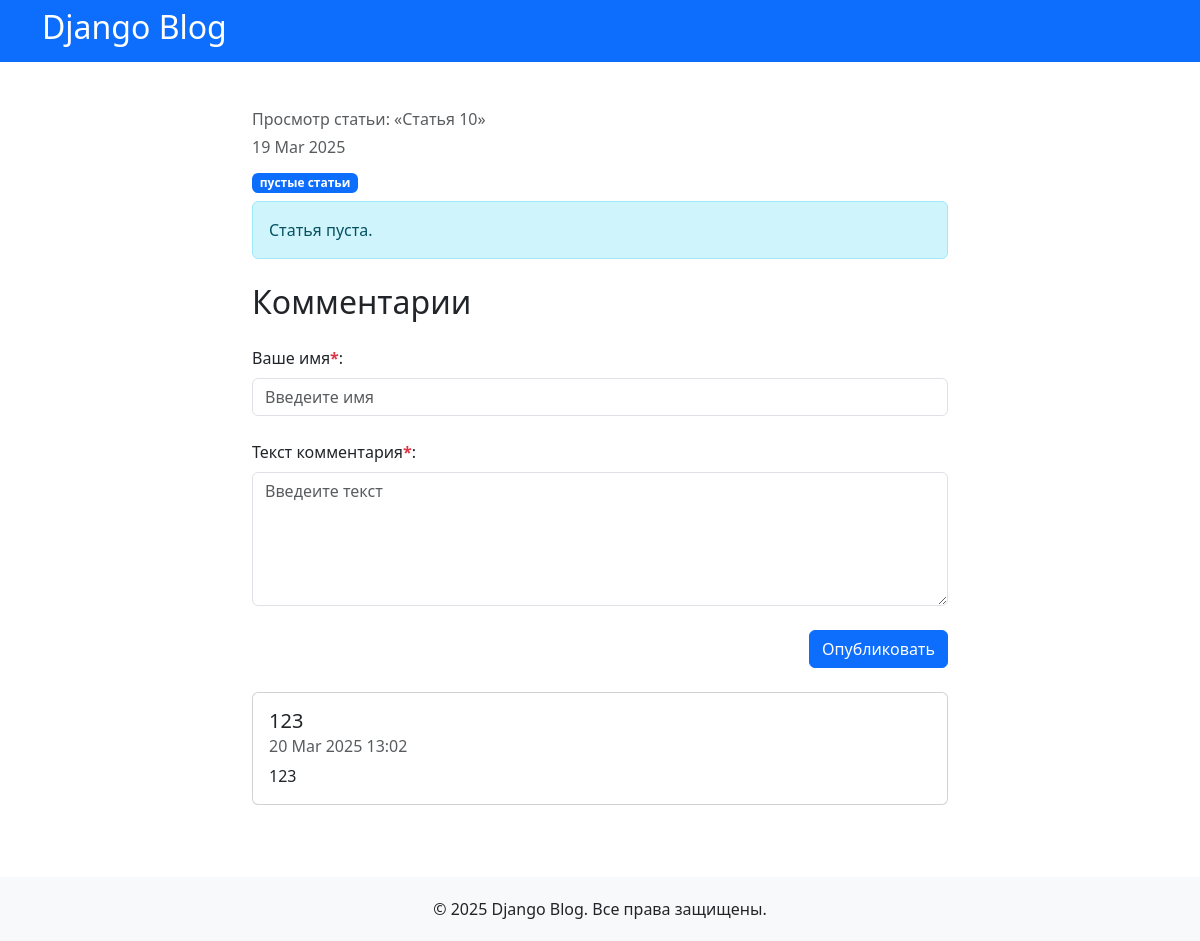
The app's page /article/10 with its own data.
### blog/models.py (models this page shows, shortened)
class Article(models.Model):
  id = models.AutoField(primary_key=True)
  position = models.IntegerField(blank=True, default=0)
  create_at = models.DateTimeField(auto_now_add=True, blank=True, null=False)
  title = models.CharField(max_length=150, null=False, default="[Title not set]")
  category_list_json = models.CharField(max_length=1000, null=False, default="[]")
  avatar = models.CharField(max_length=200, blank=True, null=True, default=None)
  content_html = models.FileField(upload_to='articles', null=True, blank=False)
  content_preview = models.CharField(max_length=200, blank=True)
  is_visible = models.BooleanField(null=False, default=True)
  __content_html_text__ = None
  @property
  def content_html_text(self):
    if self.__content_html_text__:
      return self.__content_html_text__
    if self.content_html:
      with open(self.content_html.path, 'r', encoding='utf-8') as f:
        self.__content_html_text__ = f.read()
        return self.__content_html_text__
    return None

class Comment(models.Model):
  article = models.ForeignKey(Article, on_delete=models.CASCADE, related_name='comments')
  send_at = models.DateTimeField(auto_now_add=True, blank=True, null=False)
  sender_name = models.CharField(max_length=150, null=False, default="[Anonim]")
  text = models.CharField(max_length=1000, null=False, default="[Text not set]")
  is_visible = models.BooleanField(null=False, default=True)

### blog/views.py (the view)
# urls.py: path('article/<int:id>', views.article, name='article'),
def article(request, id):
  try:
    found_article = Article.objects.get(id=id)
    comments = found_article.comments.filter(is_visible=True).order_by('-send_at')
  except:
    found_article = None
    comments = None
  if request.method == 'POST':
    form = CommentForm(request.POST)
    if form.is_valid():
      new_comment = form.save(commit=False)
      new_comment.article = found_article
      new_comment.send_at = datetime.datetime.now()
      new_comment.save()
  else:
    form = CommentForm()
  categories = json.loads(found_article.category_list_json) if found_article else None
  context = {'article': found_article, 'comments': comments, 'form': form, 'categories': categories}
  return render(request, 'blog/article-view.html', context)

### blog/forms.py
class CommentForm(forms.ModelForm):
  class Meta:
    model = Comment
    fields = ['sender_name', 'text']

### blog/templates/blog/article-view.html (shortened to what this page needs)
{% extends 'blog/base.html' %}
{% block content %}
<div class="article-container container my-5" style="max-width: 720px;">
  {% if article %}
    <h6 class="card-subtitle mb-2 text-muted">Просмотр статьи: «{{ article.title }}»</h6>
    <h6 class="card-subtitle mb-3 text-muted">{{ article.create_at|date:"d M Y" }}</h6>
    {% if categories %}
      <div class="d-flex flex-row mb-2">
        {% for cat in categories %}
          <span class="badge text-bg-primary">{{ cat }}</span>
        {% endfor %}
      </div>
    {% endif %}
    {% if article.content_html_text %}
      {{ article.content_html_text|safe }}
    {% else %}
      <div class="alert alert-info" role="alert">Статья пуста.</div>
    {% endif %}
    <h2 class="my-4">Комментарии</h2>
    <form action="{% url 'article' article.id %}" method="post" class="mb-4 d-flex flex-column">
      <label for="sender_name" class="form-label">Ваше имя<b class="text-danger">*</b>:</label>
      <input
        class="form-control {% if form.sender_name.errors %}is-invalid{% endif %}"
        name="sender_name" id="sender_name"
        type="text"
        placeholder="Введеите имя"
      />
      <br>
      <label for="text" class="form-label">Текст комментария<b class="text-danger">*</b>:</label>
      <textarea
        class="form-control {% if form.text.errors %}is-invalid{% endif %}"
        name="text" id="text"
        placeholder="Введеите текст"
        maxlength="1000"
        rows="5"
      ></textarea>
      <br>
      <input class="btn btn-primary align-self-end" type="submit" value="Опубликовать">
    </form>
    {% if comments %}
      <div class="row">
        {% for comment in comments %}
          <div class="col-12 mb-4">
            <div class="card">
              <div class="card-body">
                <h5 class="card-title">{{ comment.sender_name }}</h5>
                <h6 class="card-subtitle mb-2 text-muted">{{ comment.send_at|date:"d M Y H:i" }}</h6>
                <p class="card-text">{{ comment.text }}</p>
              </div>
            </div>
          </div>
        {% endfor %}
      </div>
    {% endif %}
  {% else %}
    <div class="alert alert-info" role="alert">Статья не найдена.</div>
  {% endif %}
</div>
{% endblock %}

### records on screen
Article: title "Статья 10", create_at "19 Mar 2025"
Comment: sender_name "123", send_at "20 Mar 2025 13:02", text "123"

### other values on screen
{{ cat }} "пустые статьи"
